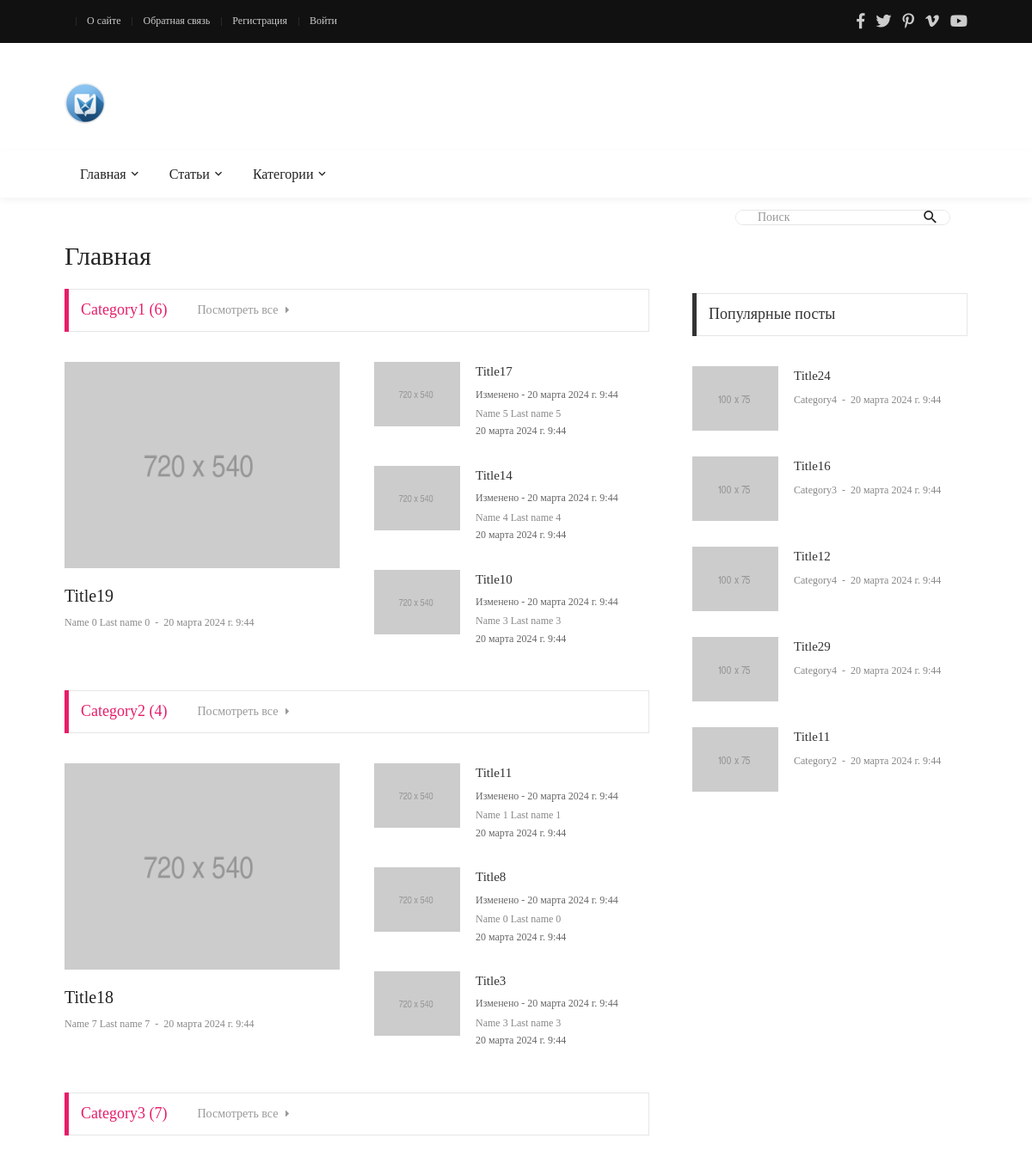
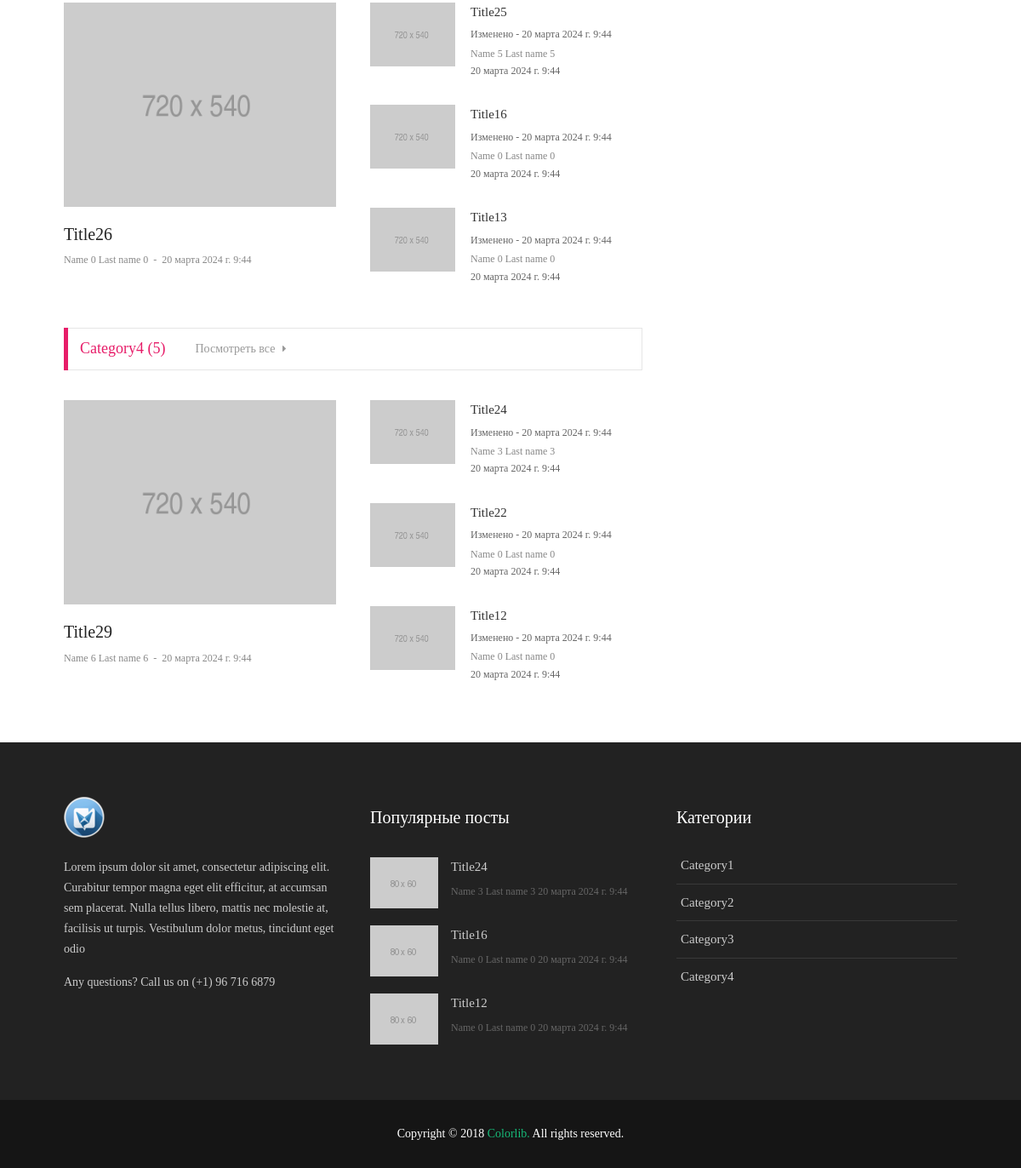
The page / on the database its author committed (2 pictures, top to bottom).
### blog/models.py (models this page shows, shortened)
class Category(models.Model):
    title = models.CharField(max_length=100, verbose_name='Название')
    description = models.TextField(verbose_name='Описание', null=True, blank=True, default='')
    views = models.IntegerField(default=0, verbose_name='Просмотры')
    class Meta:
        ordering = ['id']
        verbose_name = 'Категория'
        verbose_name_plural = 'Категории'
    @property
    def url_name(self):
        return "home"

class Article(models.Model):
    title = models.CharField(max_length=25, verbose_name='Заголовок')
    description = models.TextField(max_length=70, verbose_name='Описание', null=True, blank=True, default='')
    content = models.TextField(verbose_name='Содержание', null=True, blank=True)
    author = models.ForeignKey(Author, on_delete=models.CASCADE, verbose_name='Автор')
    category = models.ForeignKey(Category, on_delete=models.SET_NULL, verbose_name='Категория', null=True)
    tags = models.ManyToManyField(Tag, verbose_name='Теги', blank=True)
    views = models.IntegerField(default=0, verbose_name='Просмотры')
    is_published = models.BooleanField(default=False, verbose_name='Опубликовано')
    date_published = models.DateTimeField(auto_now_add=True, verbose_name='Дата публикации')
    change_date = models.DateTimeField(auto_now=True, verbose_name='Дата изменения')
    image = models.FileField(upload_to='images/', verbose_name='Превью', null=True, blank=True)
    fields = ['title', 'content', 'category', 'views']
    class Meta:
        ordering = ['-change_date']
        verbose_name = 'Статья'
        verbose_name_plural = 'Статьи'
    @admin.display(description="Автор")
    def author_full_name(self):
        return self.author.full_name
    @staticmethod
    def get_published_posts():
        return Article.objects.filter(is_published=True).all()
    def changed(self):
        if self.date_published != self.change_date:
            return True
        return False

class Author(models.Model):
    first_name = models.CharField(max_length=100, verbose_name='Имя')
    last_name = models.CharField(max_length=100, verbose_name='Фамилия')
    email = models.EmailField(verbose_name='Почта')
    bio = models.TextField(verbose_name='Биография', null=True, blank=True)
    birth_date = models.DateField(verbose_name='День рождения', null=True, blank=True)
    reg_date = models.DateTimeField(auto_now_add=True, verbose_name='Дата регистрации')
    change_date = models.DateTimeField(auto_now=True, verbose_name='Дата изменения')
    fields = ['first_name', 'last_name', 'email', 'bio', 'birth_date']
    @property
    def full_name(self):
        return f'{self.first_name} {self.last_name}'
    """CRUD функции"""
    class Meta:
        ordering = ['-change_date']
        verbose_name = 'Автор'
        verbose_name_plural = 'Авторы'

### blog/views.py (the view)
# urls.py: path('', views.index, name='home'),
def index(request):
    context = get_context()
    category_articles = [
        {'posts': models.Article.get_published_posts().filter(category=category).all(), 'cat': category}
        for category in context['cats']]
    context['c_posts'] = category_articles
    context['title'] = 'Главная'
    return render(request, 'blog/index.html', context)

### blog/context_processors.py (called while the page is built)
def get_blog_context(request):
    return {'menu': menu, 'top_menu': top_menu, 'user_top_menu': user_top_menu}

### blog/views.py (called while the page is built)
def get_context():
    categories = models.Category.objects.all()
    pop_articles = models.Article.get_published_posts().order_by('-views')[:5]
    return {
        'cats': categories,
        'pop_posts': pop_articles,
        'search_form': forms.SearchForm
    }

### blog/templates/blog/index.html
{% extends 'base.html' %}
{% load static %}
{% block content %}
<div class="col-md-10 col-lg-8">
    <div class="p-b-20">
        {% for item in c_posts %}
        {% if item.posts %}
        <div class="tab01 p-b-20">
            <div class="tab01-head how2 how2-cl1 bocl12 flex-s-c m-r-10 m-r-0-sr991">
                <h3 class="f1-m-2 cl12 tab01-title">
                    {{ item.cat.title }} ({{ item.posts|length }})
                </h3>
                <a href="{% url 'category' item.cat.title  %}" class="tab01-link f1-s-1 cl9 hov-cl10 trans-03">
                    Посмотреть все
                    <i class="fs-12 m-l-5 fa fa-caret-right"></i>
                </a>
            </div>
            <div class="tab-content p-t-35">
                <div class="tab-pane fade show active" id="tab1-1" role="tabpanel">
                    <div class="row">
                        {% with item.posts|first as p %}
                        <div class="col-sm-6 p-r-25 p-r-15-sr991">
                            <div class="m-b-30">
                                <a href="{% url 'post' p.id %}" class="wrap-pic-w hov1 trans-03">
                                    <img src="{% static 'blog/images/post-05.jpg' %}" alt="IMG">
                                </a>
                                <div class="p-t-20">
                                    <h5 class="p-b-5">
                                        <a href="{% url 'post' p.id %}"
                                           class="f1-m-3 cl2 hov-cl10 trans-03">
                                            {{ p.title }}
                                        </a>
                                    </h5>
                                    <span class="cl8">
														<a href="#" class="f1-s-4 cl8 hov-cl10 trans-03">
															{{ p.author.full_name }}
														</a>
														<span class="f1-s-3 m-rl-3">
															-
														</span>
														<span class="f1-s-3">
															{{ p.date_published }}
														</span>
													</span>
                                </div>
                            </div>
                        </div>
                        {% endwith %}
                        <div class="col-sm-6 p-r-25 p-r-15-sr991">
                            {% for p in item.posts|slice:":4" %}
                            {% if not forloop.first %}
                            <div class="flex-wr-sb-s m-b-30">
                                <a href="blog-detail-01.html" class="size-w-1 wrap-pic-w hov1 trans-03">
                                    <img src="{% static 'blog/images/post-06.jpg' %}" alt="IMG">
                                </a>
                                <div class="size-w-2">
                                    <h5 class="p-b-5">
                                        <a href="{% url 'post' p.id %}"
                                           class="f1-s-5 cl3 hov-cl10 trans-03">
                                            {{ p.title }}
                                        </a>
                                    </h5>
                                    {% if p.changed %}
                                    <div class="f1-s-3">
                                        Изменено - {{ p.change_date }}
                                    </div>
                                    {% endif %}
                                    <span class="cl8">
														<a href="#" class="f1-s-6 cl8 hov-cl10 trans-03">
															{{ p.author.full_name }}
														</a>
													</span>
                                    <div class="f1-s-3">
                                        {{ p.date_published }}
                                    </div>
                                </div>
                            </div>
                            {% endif %}
                            {% endfor %}
                        </div>
                    </div>
                </div>
            </div>
        </div>
        {% endif %}
        {% endfor %}
    </div>
</div>
<div class="col-md-5 col-lg-4 p-b-30">
    <div class="p-l-10 p-rl-0-sr991 p-t-5">
        <div>
            <div class="how2 how2-cl4 flex-s-c">
                <h3 class="f1-m-2 cl3 tab01-title">
                    Популярные посты
                </h3>
            </div>
            <ul class="p-t-35">
                {% for p in pop_posts %}
                <li class="flex-wr-sb-s p-b-30">
                    <a href="#" class="size-w-10 wrap-pic-w hov1 trans-03">
                        <img src="{% static 'blog/images/popular-post-04.jpg' %}" alt="IMG">
                    </a>
                    <div class="size-w-11">
                        <h6 class="p-b-4">
                            <a href="#" class="f1-s-5 cl3 hov-cl10 trans-03">
                                {{ p.title }}
                            </a>
                        </h6>
                        <span class="cl8 txt-center p-b-24">
											<a href="{% url 'category' p.category.title %}"
                                               class="f1-s-6 cl8 hov-cl10 trans-03">
												{{  p.category.title }}
											</a>
											<span class="f1-s-3 m-rl-3">
												-
											</span>
											<span class="f1-s-3">
												{{ p.date_published }}
											</span>
										</span>
                    </div>
                </li>
                {% endfor %}
            </ul>
        </div>
    </div>
</div>
{% endblock %}

### templates/base.html (shortened to what this page needs)
{% load static %}
{% load app_tags %}
<!DOCTYPE html>
<html lang="en">
<head>
    <link rel="stylesheet" type="text/css" href="{% static 'blog/vendor/bootstrap/css/bootstrap.min.css' %}">
    <link rel="stylesheet" type="text/css"
          href="{% static 'blog/fonts/fontawesome-5.0.8/css/fontawesome-all.min.css' %}">
    <link rel="stylesheet" type="text/css"
          href="{% static 'blog/fonts/iconic/css/material-design-iconic-font.min.css' %}">
    <link rel="stylesheet" type="text/css" href="{% static 'blog/vendor/animate/animate.css' %}">
    <link rel="stylesheet" type="text/css" href="{% static 'blog/vendor/css-hamburgers/hamburgers.min.css' %}">
    <link rel="stylesheet" type="text/css" href="{% static 'blog/vendor/animsition/css/animsition.min.css' %}">
    <link rel="stylesheet" type="text/css" href="{% static 'blog/css/util.min.css' %}">
    <link rel="stylesheet" type="text/css" href="{% static 'blog/css/main.css' %}">
</head>
<body class="animsition">
<header>
    <div class="container-menu-desktop">
        <div class="topbar">
            <div class="content-topbar container h-100">
                <div class="left-topbar">
                    {% if user.is_authenticated %}
                    {% include 'includes/menu_a.html' with
                    menu=user_top_menu
                    a_class='left-topbar-item' %}
                    {% else %}
                    {% include 'includes/menu_a.html' with
                    menu=top_menu
                    a_class='left-topbar-item' %}
                    {% endif %}
                </div>
                <div class="right-topbar">
                    <a href="#">
                        <span class="fab fa-facebook-f"></span>
                    </a>
                    <a href="#">
                        <span class="fab fa-twitter"></span>
                    </a>
                    <a href="#">
                        <span class="fab fa-pinterest-p"></span>
                    </a>
                    <a href="#">
                        <span class="fab fa-vimeo-v"></span>
                    </a>
                    <a href="#">
                        <span class="fab fa-youtube"></span>
                    </a>
                </div>
            </div>
        </div>
        <div class="wrap-logo container">
            <div class="logo">
                <a href="{% url 'home' %}"><img src="{% static 'blog/images/logo.ico' %}" alt="LOGO"></a>
            </div>
        </div>
        <div class="wrap-main-nav">
            <div class="main-nav">
                <nav class="menu-desktop">
                    <ul class="main-menu">
                        {% with li_class='mega-menu-item' menu=menu %}
                        {% include 'includes/menu.html' %}
                        {% endwith %}
                        <li>
                            <a href="#">Категории</a>
                        </li>
                    </ul>
                </nav>
            </div>
        </div>
    </div>
</header>
<div class="container">
    <div class="headline bg0 flex-wr-sb-c p-rl-20 p-tb-8">
        <div class="pos-relative bo-1-rad-22 of-hidden bocl11 m-tb-6">
            <form action="{% url 'posts' %}">
                <input class="f1-s-1 cl6 plh9 s-full p-l-25 p-r-45" type="text" name="search" placeholder="Поиск">
                <button type="submit" class="flex-c-c size-a-1 ab-t-r fs-20 cl2 hov-cl10 trans-03">
                    <i class="zmdi zmdi-search"></i>
                </button>
            </form>
        </div>
    </div>
</div>
<section class="bg0">
    <div class="container">
        <div class="row justify-content-center">
            <div class="container p-t-4 p-b-5">
                <h2 class="f1-l-1 cl2 p-b-15">
                    {{ title }}
                </h2>
            </div>
            {% block content %}
            {% endblock %}
        </div>
    </div>
</section>
<footer>
    <div class="bg2 p-t-40 p-b-25">
        <div class="container">
            <div class="row">
                <div class="col-lg-4 p-b-20">
                    <div class="size-h-3 flex-s-c">
                        <a href="{% url 'home' %}">
                            <img class="max-s-full" src="{% static 'blog/images/logo.ico' %}" alt="LOGO">
                        </a>
                    </div>
                    <div>
                        <p class="f1-s-1 cl11 p-b-16">
                            Lorem ipsum dolor sit amet, consectetur adipiscing elit. Curabitur tempor magna eget elit
                            efficitur, at accumsan sem placerat. Nulla tellus libero, mattis nec molestie at, facilisis
                            ut turpis. Vestibulum dolor metus, tincidunt eget odio
                        </p>
                        <p class="f1-s-1 cl11 p-b-16">
                            Any questions? Call us on (+1) 96 716 6879
                        </p>
                    </div>
                </div>
                <div class="col-sm-6 col-lg-4 p-b-20">
                    <div class="size-h-3 flex-s-c">
                        <h5 class="f1-m-7 cl0">
                            Популярные посты
                        </h5>
                    </div>
                    <ul>
                        {% for p in pop_posts|slice:":3" %}
                        <li class="flex-wr-sb-s p-b-20">
                            <a href="{% url 'post' p.id %}" class="size-w-4 wrap-pic-w hov1 trans-03">
                                <img src="{% static 'blog/images/popular-post-01.jpg' %}" alt="IMG">
                            </a>
                            <div class="size-w-5">
                                <h6 class="p-b-5">
                                    <a href="{% url 'post' p.id %}" class="f1-s-5 cl11 hov-cl10 trans-03">
                                        {{ p.title }}
                                    </a>
                                </h6>
                                <span class="f1-s-3 cl6">
										{{ p.author_full_name }}
									</span>
                                <span class="f1-s-3 cl6">
										{{ p.date_published }}
									</span>
                            </div>
                        </li>
                        {% endfor %}
                    </ul>
                </div>
                <div class="col-sm-6 col-lg-4 p-b-20">
                    <div class="size-h-3 flex-s-c">
                        <h5 class="f1-m-7 cl0">
                            Категории
                        </h5>
                    </div>
                    <ul class="m-t--12">
                        {% include 'includes/menu.html' with
                        li_class='how-bor1 p-rl-5 p-tb-10'
                        a_class='f1-s-5 cl11 hov-cl10 trans-03 p-tb-8'
                        menu=cats %}
                    </ul>
                </div>
            </div>
        </div>
    </div>
    <div class="bg11">
        <div class="container size-h-4 flex-c-c p-tb-15">
				<span class="f1-s-1 cl0 txt-center">
					Copyright © 2018
					<a href="#" class="f1-s-1 cl10 hov-link1">Colorlib.</a>
					All rights reserved.
				</span>
        </div>
    </div>
</footer>
</body>
</html>

### templates/includes/menu.html (shortened to what this page needs)
{% for m in menu %}
<li class="{{ li_class }}">
    <a class="{{ a_class }}" href="{% url m.url_name %}">{{ m.title }} </a>
</li>
{% endfor %}

### rows shown on the page
Category: cat "Category1", posts|length "6", title "Category1"
Article: title "Title19", author.full_name "Name 0 Last name 0", date_published "20 марта 2024 г. 9:44"
Article: title "Title17", change_date "20 марта 2024 г. 9:44", author.full_name "Name 5 Last name 5", date_published "20 марта 2024 г. 9:44"
Article: title "Title14", change_date "20 марта 2024 г. 9:44", author.full_name "Name 4 Last name 4", date_published "20 марта 2024 г. 9:44"
Article: title "Title10", change_date "20 марта 2024 г. 9:44", author.full_name "Name 3 Last name 3", date_published "20 марта 2024 г. 9:44"
Category: cat "Category2", posts|length "4", title "Category2"
Article: title "Title18", author.full_name "Name 7 Last name 7", date_published "20 марта 2024 г. 9:44"
Article: title "Title11", change_date "20 марта 2024 г. 9:44", author.full_name "Name 1 Last name 1", date_published "20 марта 2024 г. 9:44", category "Category2"
Article: title "Title8", change_date "20 марта 2024 г. 9:44", author.full_name "Name 0 Last name 0", date_published "20 марта 2024 г. 9:44"
Article: title "Title3", change_date "20 марта 2024 г. 9:44", author.full_name "Name 3 Last name 3", date_published "20 марта 2024 г. 9:44"
Category: cat "Category3", posts|length "7", title "Category3"
Article: title "Title26", author.full_name "Name 0 Last name 0", date_published "20 марта 2024 г. 9:44"
Article: title "Title25", change_date "20 марта 2024 г. 9:44", author.full_name "Name 5 Last name 5", date_published "20 марта 2024 г. 9:44"
Article: title "Title16", change_date "20 марта 2024 г. 9:44", author.full_name "Name 0 Last name 0", date_published "20 марта 2024 г. 9:44", category "Category3", author_full_name "Name 0 Last name 0"
Article: title "Title13", change_date "20 марта 2024 г. 9:44", author.full_name "Name 0 Last name 0", date_published "20 марта 2024 г. 9:44"
Category: cat "Category4", posts|length "5", title "Category4"
Article: title "Title29", author.full_name "Name 6 Last name 6", date_published "20 марта 2024 г. 9:44", category "Category4"
Article: title "Title24", change_date "20 марта 2024 г. 9:44", author.full_name "Name 3 Last name 3", date_published "20 марта 2024 г. 9:44", category "Category4", author_full_name "Name 3 Last name 3"
Article: title "Title22", change_date "20 марта 2024 г. 9:44", author.full_name "Name 0 Last name 0", date_published "20 марта 2024 г. 9:44"
Article: title "Title12", change_date "20 марта 2024 г. 9:44", author.full_name "Name 0 Last name 0", date_published "20 марта 2024 г. 9:44", category "Category4", author_full_name "Name 0 Last name 0"

### other values the page prints
{{ m.title }} "О сайте" "Обратная связь" "Регистрация" "Войти"
{{ m.title }} "Главная" "Статьи"
{{ title }} "Главная"
